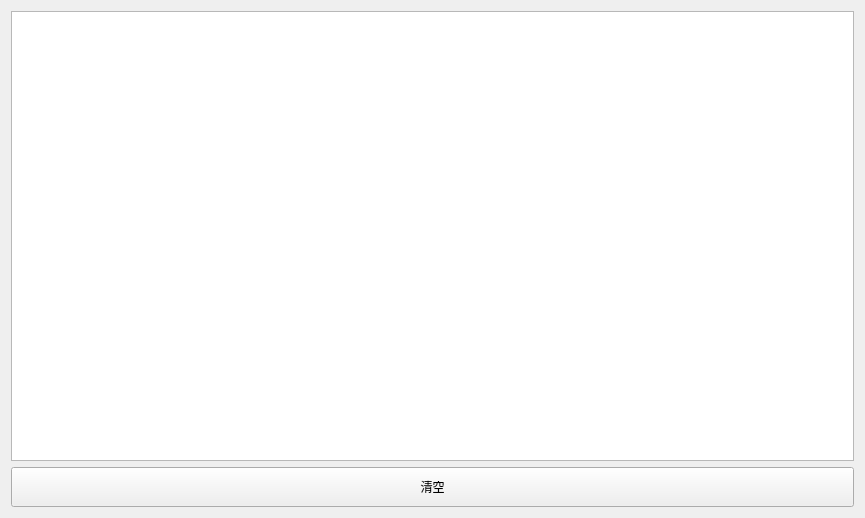
<?xml version="1.0" encoding="UTF-8"?>
<ui version="4.0">
 <class>LocalLog</class>
 <widget class="QWidget" name="LocalLog">
  <property name="geometry">
   <rect>
    <x>0</x>
    <y>0</y>
    <width>865</width>
    <height>518</height>
   </rect>
  </property>
  <property name="windowTitle">
   <string>Log</string>
  </property>
  <layout class="QVBoxLayout" name="verticalLayout">
   <item>
    <widget class="QTextEdit" name="textEdit"/>
   </item>
   <item>
    <layout class="QHBoxLayout" name="horizontalLayout">
     <item>
      <widget class="QPushButton" name="pushButton">
       <property name="minimumSize">
        <size>
         <width>0</width>
         <height>40</height>
        </size>
       </property>
       <property name="text">
        <string>清空</string>
       </property>
      </widget>
     </item>
    </layout>
   </item>
  </layout>
 </widget>
 <resources/>
 <connections/>
</ui>
